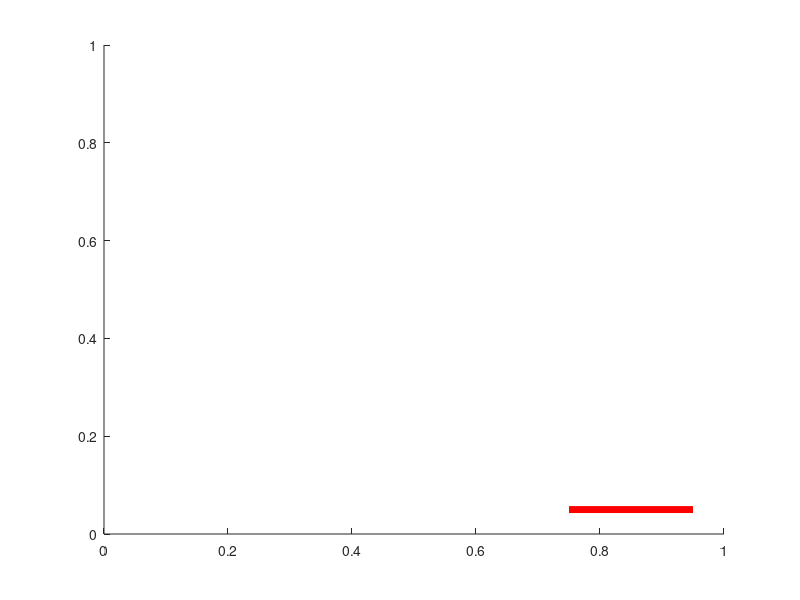

The MATLAB script that drew this image: (Note: this script raises an error after producing the figure.)
function h = scalebar(varargin);
%SCALEBAR creates a scalebar on an axes
%
% SCALEBAR
% SCALEBAR OFF
% SCALEBAR(PARAMETER, VALUE, ...)
% SCALEBAR(HAXES, PARAMETER, VALUE, ...)
% H = SCALEBAR(...)
% 
% Draws a scalebar on the axes and returns handle to the scalebar. The
% DataAspectRatio property of the axes must be set to [1 1 1] and the view
% must be in 2D. All parameters are optional (note the default values
% below). SCALEBAR OFF deletes the current scalebar.
% 
% PARAMETER/VALUE pairs
%     hAxes:        handle to the axes (defaults to current axes)
%     ScaleLength:  length to show (in data units) (defaults to ~10% of the 
%                       x-axis limit range)
%     ScaleLengthRatio: ScaleLength/range(XLim)
%     Location:     location of the scalebar. Possible values are
%                       northeast (default)
%                       northwest
%                       southeast
%                       southwest
%                       [x y] data coordinates
%     Colour:       colour of scalebar in 1x3 RGB array (default is [0 0 0])
%     Bold:         draw with bold text and linewidth=2. 
%                       True or false(default)
%
% Note: SCALEBAR sets the XLimMode and YLimMode of the axes to manual.
%
% Created 10 November 2009 by Amanda Ng
% Updated 15 July 2011 by Michael Bergen

    % DELETE SCALEBAR IF ONE EXISTS
    delete(findobj(gca,'tag','scalebar'));

    % RETURN IF 'OFF' WAS REQUESTED
    if nargin>0 && strcmpi(varargin{1},'off')
        return;
    end

    % CONSTANTS
    directions = {'northwest','northeast','southeast','southwest'};
    
    % SET PARAMETERS TO DEFAULTS
    hAxes = gca;
    scalelength = 0;
    scalelengthratio = 0.2;
    location = 'southeast';
    colour = [1 0 0];
    linewidth = 5;
    fontweight = 'demi';
    scaleunits = '';
    pixelscale = 1;
    fontsize = 16;
    fontname = 'Times';

    % PROCESS ARGUMENTS
    if nargin>0
        args = {};
        % Process if arguments given as "hAxes, ..."
        if ishandle(varargin{1}) %hAxes
            args{length(args)+1}='hAxes';
            args{length(args)+1}=varargin{1};
            varargin = varargin(2:end);
        end
        args=[args varargin];
        
        disp( args )
        
        % Process arguments
        for n=1:2:length(args)
            parameter = args{n};
            value = args{n+1};
            switch lower(parameter)
                case 'haxes'
                    if ~ishandle(value)
                        error 'HAXES is not a valid Axes handle'
                    elseif ~strcmpi(get(value,'type'),'axes')
                        error 'HAXES is not a valid Axes handle'
                    elseif strcmpi(get(value,'tag'),'colorbar')
                        error 'HAXES is a handle to a colorbar'
                    else
                        hAxes = value;
                    end
                case 'scalelength'
                    if ~isnumeric(value)
                        error 'SCALELENGTH must be a numeric value'
                    end
                    scalelength = value;
                case 'scalelengthratio'
                    if ~isnumeric(value)
                        error 'SCALELENGTHRATIO must be a numeric value'
                    end
                    scalelengthratio = value;
                case 'location'
                    if ~(numel(value)==2 && isnumeric(value)) && ...
                       isempty(strmatch(lower(value),directions,'exact'))
                        error 'unrecognised value for LOCATION'
                    end
                    location = value;
                case 'color'
                    if numel(value)~=3 || ~isnumeric(value)
                        error 'COLOR must be a 1x3 representation of an RGB colour'
                    end
                    colour = value;
                case 'bold'
                    if ischar(value) && strcmpi(value,'true') || ...
                       (islogical(value) || isnumeric(value)) && value
                            fontweight='bold';
                    end
                case 'units' %MB: added units
                     if ischar(value)
                         scaleunits = value;
                     end
                case 'pixelscale' %MB: added pixel scale
                    if isnumeric(value)
                        pixelscale = value;
                    end
                case 'pixelsize'
                    if isnumeric(value)
                        pixelscale = value;
                    end
                case 'fontsize' 
                    if isnumeric(value)
                        fontsize = value;
                    end
                case 'fontname' 
                    fontname = value;
                otherwise
                    error(['unrecognised parameter: ' parameter]);
            end
        end
    end

    % CHECK IF DATAASPECTRATIO IS [1 1 1]
    if ~all(get(hAxes,'DataAspectRatio')==1)
        error 'The Axes property DataAspectRatio must be set to [1 1 1]'
    end
    
    % CHECK IF VIEW IS IN 2D
    [az el] = view(hAxes);
    if el~=90
        error 'The Axes must be in 2D view'
    end
    
    %GET IMAGE AND AXES DATA
    axeslims = [get(hAxes,'xlim')' get(hAxes,'ylim')'];
    axesdir = [1 1];
    if strcmpi(get(hAxes,'XDir'),'reverse')
        axeslims(:,1) = flipud(axeslims(:,1));
        axesdir(1) = -1;
    end
    if strcmpi(get(hAxes,'YDir'),'reverse')
        axeslims(:,2) = flipud(axeslims(:,2));
        axesdir(2) = -1;
    end

    % CALCULATE SCALELENGTH
    if scalelength==0
        sl = range(axeslims(:,1))*scalelengthratio*pixelscale; %MB: use pixel scale when calculating length
        slorder = 10^floor(log10(sl));
        scalelength = round(sl/slorder)*slorder/pixelscale; %MB: remove pixel scale from scalelength
    else
        scalelengthratio = scalelength/range(axeslims(:,1));
    end
    
    %SET UP POSITIONING
    if ischar(location)
        switch lower(location)
            case 'northeast'
                anchor = [axeslims(2,1) - axesdir(1)*range(axeslims(:,1))*0.05, ...
                          axeslims(2,2) - axesdir(2)*range(axeslims(:,2))*0.05];
                direction = 'southwest';
            case 'northwest'
                anchor = [axeslims(1,1) + axesdir(1)*range(axeslims(:,1))*0.05, ...
                          axeslims(2,2) - axesdir(2)*range(axeslims(:,2))*0.05];
                direction = 'southeast';
            case 'southwest'
                anchor = [axeslims(1,1) + axesdir(1)*range(axeslims(:,1))*0.05, ...
                          axeslims(1,2) + axesdir(2)*range(axeslims(:,2))*0.05];
                direction = 'northeast';
            case 'southeast'
                anchor = [axeslims(2,1) - axesdir(1)*range(axeslims(:,1))*0.05, ...
                          axeslims(1,2) + axesdir(2)*range(axeslims(:,2))*0.05];
                direction = 'northwest';
            otherwise
                disp( 'Scalebar: location not found in list!' );
                
        end    
    else
        anchor = location;
        if location
            dirToCentre = min(axeslims)+range(axeslims)/2 - location.*axesdir;
            direction = directions{ceil((-1*atan2(dirToCentre(2),dirToCentre(1))+pi)/(2*pi)*4)};
        end
    end

    linepos = [anchor; anchor];
    if ~isempty(strfind(direction,'east'))
        linepos(2,1) = linepos(2,1)+axesdir(1)*scalelength;
    else
        linepos(1,1) = linepos(1,1)-axesdir(1)*scalelength;
    end
    
    ends(:,:,1) = [linepos(1,:); linepos(1,:)];
    ends(:,:,2) = [linepos(2,:); linepos(2,:)];
    if ~isempty(strfind(direction,'north'))
        ends(2,2,:) = ends(2,2,:)-axesdir(2)*0.1*scalelength;
        textalignment = {'bottom', 'center'};
    else
        ends(2,2,:) = ends(2,2,:)+axesdir(2)*0.1*scalelength;
        textalignment = {'bottom', 'center'}; %MB: top -> bottom
    end
            
    % DRAW SCALEBAR
    set(gca,'xlimmode','manual','ylimmode','manual');
    hg = hggroup('tag','scalebar');
    line(linepos(:,1), linepos(:,2), 'color', colour, 'linewidth', linewidth, 'parent', hg);

    %MB: added units, commented out ticks and 0 marker, shifted scalelength to center
    
    %line(ends(:,1,1), ends(:,2,1), 'color', colour, 'linewidth', linewidth, 'parent', hg);
    %line(ends(:,1,2), ends(:,2,2), 'color', colour, 'linewidth', linewidth, 'parent', hg);
    %text(linepos(1,1),linepos(1,2),0,'0','verticalalignment',textalignment{1},'horizontalalignment',textalignment{2}, 'color', colour, 'fontweight', fontweight, 'parent', hg);
    text((linepos(2,1)+linepos(1,1))./2,linepos(2,2),0,[num2str(scalelength*pixelscale) ' ' scaleunits], ...
        'verticalalignment',textalignment{1},'horizontalalignment',textalignment{2}, ...
        'color', colour, 'fontweight', fontweight, 'fontsize', fontsize, 'fontname', fontname, 'parent', hg); 
    
    if nargout>0
        h = hg;
    end
    
    % SETUP DELETE CALLBACK
    set(hg,'DeleteFcn',@deleteScaleBar)
    
    % SETUP LISTENER TO RESET SCALEBAR ON CHANGE OF AXES LIMITS
    hL(1) = addlistener(hAxes,'YLim','PostSet',@(src,event) resetScaleBar(src,event,hg));

    % SET USERDATA
    udata = {'ScaleLengthRatio',scalelengthratio;...
             'AnchorRatio',[(anchor(1)-min(axeslims(:,1)))/range(axeslims(:,1)) (anchor(2)-min(axeslims(:,2)))/range(axeslims(:,2))];...
             'Colour',colour;...
             'Listeners',hL};
    set(hg,'UserData',udata);    
    
    % CALLBACK FUNCTIONS
    function deleteScaleBar(src,event)
        udata = get(src,'UserData');
        delete(udata{strcmpi(udata(:,1),'Listeners'),2});

    function resetScaleBar(src,event,SB)
        udata = get(SB,'UserData');
        hAxes = get(SB,'parent');
        
        delete(SB);        
        
        axeslims = [get(hAxes,'xlim')' get(hAxes,'ylim')'];
        
        scalelengthratio = udata{strcmpi(udata(:,1),'ScaleLengthRatio'),2};
        anchorratio = udata{strcmpi(udata(:,1),'AnchorRatio'),2};
        location = [anchorratio(1)*range(axeslims(:,1))+axeslims(1,1) anchorratio(2)*range(axeslims(:,2))+axeslims(1,2)];
        scalecolor = udata{strcmpi(udata(:,1),'Colour'),2};
        
        scalebar(hAxes);

        
  function out = range(dataArray)
            out = max(dataArray)-min(dataArray);
            